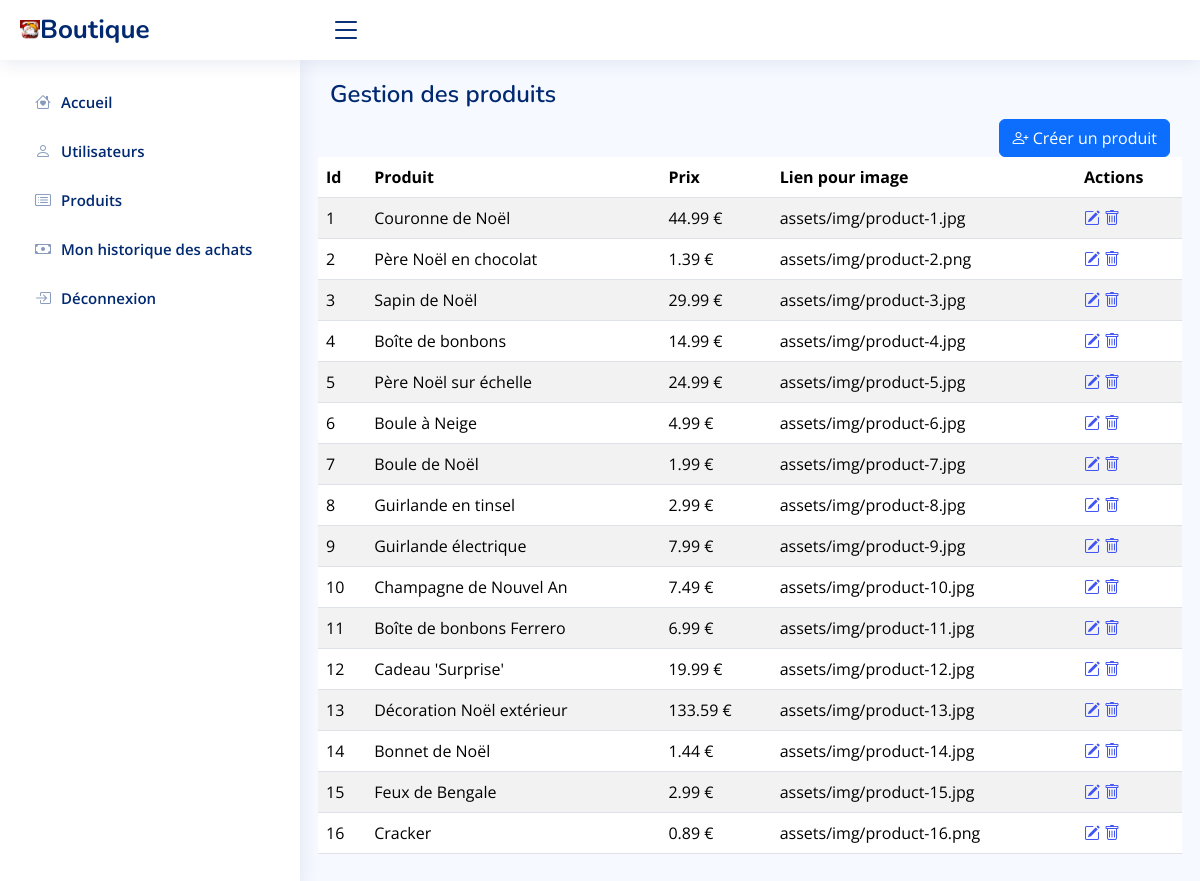
The page /vueDashboard/dashboardProduit.php (signed in) on the database its author committed.
### tables this page shows
CREATE TABLE `goods` (
  `id` int(11) NOT NULL,
  `name` varchar(255) NOT NULL,
  `price` varchar(255) NOT NULL,
  `image` varchar(255) NOT NULL
);

### actions/admin/produitCrud/adminProduitList.php (called while the page is built, shortened)
<?php
require_once '../include/database.php';
$req = $pdo->prepare('SELECT * FROM goods');
$req->execute();
$produits = $req->fetchAll();

### vueDashboard/dashboardProduit.php (the view, shortened to what this page needs)
<?php
require_once '../include/database.php';
include ('../actions/admin/produitCrud/adminProduitList.php');
?>
<!DOCTYPE html>
<html lang="fr">
<head>
    <link href="https://cdn.jsdelivr.net/npm/bootstrap@5.3.3/dist/css/bootstrap.min.css" rel="stylesheet">
    <link href="https://cdnjs.cloudflare.com/ajax/libs/bootstrap-icons/1.10.0/font/bootstrap-icons.min.css" rel="stylesheet">
    <link href="../assets/css/style.css" rel="stylesheet">
</head>
<body>
<header id="header" class="header fixed-top d-flex align-items-center">
    <div class="d-flex align-items-center justify-content-between">
        <img src="../assets/img/iconfav.jpg" alt="icon Boutique" class="logoD">
        <a href="../index.php" class="logo d-flex align-items-center">
            <span class="d-none d-lg-block">Boutique</span>
        </a>
        <i class="bi bi-list toggle-sidebar-btn"></i>
    </div>
</header>
<aside id="sidebar" class="sidebar">
    <ul class="sidebar-nav" id="sidebar-nav">
        <li class="nav-item">
            <a class="nav-link collapsed" href="../dashboard.php">
                <i class="bi bi-house-heart"></i>
                <span>Accueil</span>
            </a>
        </li>
        <li class="nav-item">
            <a class="nav-link collapsed" href="dashboardUser.php">
                <i class="bi bi-person"></i>
                <span>Utilisateurs</span>
            </a>
        </li>
        <li class="nav-item">
            <a class="nav-link collapsed" href="dashboardProduit.php">
                <i class="bi bi-card-list"></i>
                <span>Produits</span>
            </a>
        </li>
        <li class="nav-item">
        <a class="nav-link collapsed" href="../vueProfil/profileAchats.php">
          <i class="bi bi-cash"></i>
          <span>Mon historique des achats</span>
        </a>
      </li>
        <li class="nav-item">
            <a class="nav-link collapsed" href="../logout.php">
                <i class="bi bi-box-arrow-in-right"></i>
                <span>Déconnexion</span>
            </a>
        </li>
    </ul>
</aside>
<main id="main" class="main">
    <div class="pagetitle">
        <h1>Gestion des produits</h1>
    </div>
    <div class="text-end">
        <a href="produit/dashCreateProduit.php" class="btn btn-primary"><i class="bi
        bi-person-plus"></i> Créer un produit</a>
    </div>
    <section class="section">
        <div class="row">
            <table class="table table-striped table-hover">
                <thead>
                <tr>
                    <th>Id</th>
                    <th>Produit</th>
                    <th>Prix</th>
                    <th>Lien pour image</th>
                    <th>Actions</th>
                </tr>
                </thead>
                <tbody>
                <?php foreach($produits as $produit):?>
                    <tr>
                        <td><?= $produit->id; ?></td>
                        <td><?= $produit->name; ?></td>
                        <td><?= $produit->price; ?></td>
                        <td><?= $produit->image; ?></td>
                        <td>
                            <a href="produit/dashEditProduit.php?id=<?=$produit->id ?>" class="edit"
                               data-toggle="modal"><i class="bi
                        bi-pencil-square"></i></a>
                            <a href="../actions/admin/produitCrud/adminProduitDelete.php?id=<?=$produit->id
                            ?>"
                               class="delete"
                               data-toggle="modal"><i class="bi bi-trash"></i></a>
                        </td>
                    </tr>
                <?php endforeach; ?>
                </tbody>
            </table>
        </div>
    </section>
</main>
</body>
</html>

### assets/css/style.css (style rules this page uses)
:root { scroll-behavior: smooth; --main-bg-color-1: #000; }
body { font-family: "Open Sans", sans-serif; background: #f6f9ff; color: #444444; background-size: 100% auto; }
a { color: #4154f1; text-decoration: none; }
h1, h2, h3, h4, h5, h6 { font-family: "Nunito", sans-serif; }
#main { margin-top: 60px; padding: 20px 30px; transition: all 0.3s; }
.pagetitle { margin-bottom: 10px; }
.pagetitle h1 { font-size: 24px; margin-bottom: 0; font-weight: 600; color: #012970; }
.logo { line-height: 1; }
@media (min-width: 1200px) { .logo { width: 280px; } }
.logo span { font-size: 26px; font-weight: 700; color: #012970; font-family: "Nunito", sans-serif; }
.header { transition: all 0.5s; z-index: 997; height: 60px; box-shadow: 0 2px 20px rgba(1, 41, 112, 0.1); background-color: #fff; padding-left: 20px; }
.header .toggle-sidebar-btn { font-size: 32px; padding-left: 10px; cursor: pointer; color: #012970; }
.sidebar { position: fixed; top: 60px; left: 0; bottom: 0; width: 300px; z-index: 996; transition: all 0.3s; padding: 20px; overflow-y: auto; box-shadow: 0 0 20px rgba(1, 41, 112, 0.1); background-color: #fff; }
@media (min-width: 1200px) { #main, #footer { margin-left: 300px; } }
.sidebar-nav { padding: 0; margin: 0; list-style: none; }
.sidebar-nav li { padding: 0; margin: 0; list-style: none; }
.sidebar-nav .nav-item { margin-bottom: 5px; }
.sidebar-nav .nav-link { display: flex; align-items: center; font-size: 15px; font-weight: 600; color: #4154f1; transition: 0.3s; background: #f6f9ff; padding: 10px 15px; border-radius: 4px; }
.sidebar-nav .nav-link i { font-size: 16px; margin-right: 10px; color: #4154f1; }
.sidebar-nav .nav-link.collapsed { color: #012970; background: #fff; }
.sidebar-nav .nav-link.collapsed i { color: #899bbd; }
.logoD { width: 20px; height: 20px; }

### rows shown on the page
goods: id "1", name "Couronne de Noël", price "44.99 €", image "assets/img/product-1.jpg"
goods: id "2", name "Père Noël en chocolat", price "1.39 €", image "assets/img/product-2.png"
goods: id "3", name "Sapin de Noël", price "29.99 €", image "assets/img/product-3.jpg"
goods: id "4", name "Boîte de bonbons", price "14.99 €", image "assets/img/product-4.jpg"
goods: id "5", name "Père Noël sur échelle", price "24.99 €", image "assets/img/product-5.jpg"
goods: id "6", name "Boule à Neige", price "4.99 €", image "assets/img/product-6.jpg"
goods: id "7", name "Boule de Noël", price "1.99 €", image "assets/img/product-7.jpg"
goods: id "8", name "Guirlande en tinsel", price "2.99 €", image "assets/img/product-8.jpg"
goods: id "9", name "Guirlande électrique", price "7.99 €", image "assets/img/product-9.jpg"
goods: id "10", name "Champagne de Nouvel An", price "7.49 €", image "assets/img/product-10.jpg"
goods: id "11", name "Boîte de bonbons Ferrero", price "6.99 €", image "assets/img/product-11.jpg"
goods: id "12", name "Cadeau 'Surprise'", price "19.99 €", image "assets/img/product-12.jpg"
goods: id "13", name "Décoration Noël extérieur", price "133.59 €", image "assets/img/product-13.jpg"
goods: id "14", name "Bonnet de Noël", price "1.44 €", image "assets/img/product-14.jpg"
goods: id "15", name "Feux de Bengale", price "2.99 €", image "assets/img/product-15.jpg"
goods: id "16", name "Cracker", price "0.89 €", image "assets/img/product-16.png"
